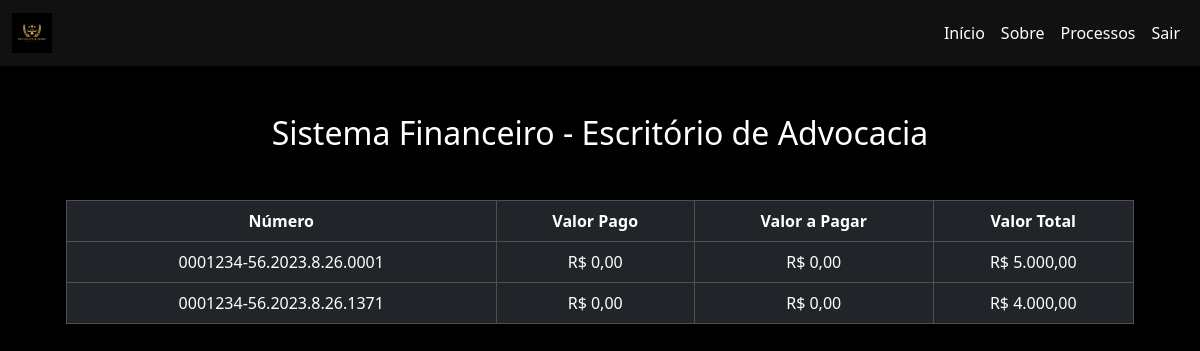
The page /Site/financeiro.php (signed in) on the database its author committed.
### tables this page shows
CREATE TABLE IF NOT EXISTS processos (
    processo_id INT AUTO_INCREMENT PRIMARY KEY,
    numero_processo VARCHAR(50) UNIQUE NOT NULL,
    cliente_id INT NOT NULL,
    valor_total DECIMAL(10, 2) DEFAULT 0.00,
    valor_pago DECIMAL(10, 2) DEFAULT 0.00,
    valor_a_pagar DECIMAL(10, 2) DEFAULT 0.00,
    pendencias DECIMAL(10, 2) DEFAULT 0.00,
    FOREIGN KEY (cliente_id) REFERENCES clientes(cliente_id)
);

### PHP/processos.php (called while the page is built, shortened)
<?php
require_once __DIR__ . '\classes\Processo.php';
$usuario = $_SESSION['usuario'] ?? null;
$processoObj = new Processo();
if ($usuario) {
    if (in_array($usuario['tipo'], ['Administrador', 'Advogado'])) {
        $processos = $processoObj->listarTodos();
    } elseif ($usuario['tipo'] === 'Cliente') {
        $processos = $processoObj->buscarPorCliente((int)$usuario['id']);
    }
}
?>

### PHP/classes/DB.php (called while the page is built, shortened)
<?php
class Database {
    private function conectar(): void {
        try {
            $this->conexao = new PDO(
                "mysql:host={$this->host};dbname={$this->dbname}",
                $this->usuario_db,
                $this->senha_db
            );
        } catch (PDOException $e) {
            die("Erro de conexão: " . $e->getMessage());
        }
    }
}

### PHP/classes/Processo.php (called while the page is built, shortened)
<?php
require_once __DIR__ . '\DB.php';
class Processo extends Database {
    private string $tabela = 'processos';
    public function buscarPorCliente(int $clienteId): array {
        $sql = "SELECT * FROM {$this->tabela} WHERE cliente_id = :cliente_id";
        $stmt = $this->conexao->prepare($sql);
        $stmt->bindParam(':cliente_id', $clienteId, PDO::PARAM_INT);
        $stmt->execute();
        return $stmt->fetchAll(PDO::FETCH_ASSOC);
    }
}

### Site/financeiro.php (the view, shortened to what this page needs)
<?php
require_once __DIR__ . ('PHP\processos.php');
?>
<!DOCTYPE html>
<html lang="pt-BR">
<head>
  <link href="https://cdn.jsdelivr.net/npm/bootstrap@5.3.2/dist/css/bootstrap.min.css" rel="stylesheet">
</head>
<body>
  <nav class="navbar navbar-expand-lg">
    <div class="container-fluid">
      <a class="navbar-brand" href="#">
        <img src="img/Logo.png" alt="Logo" class="logo">
      </a>
      <div class="collapse navbar-collapse" id="navbarNav">
        <ul class="navbar-nav ms-auto">
          <li class="nav-item"><a class="nav-link active" href="index.php">Início</a></li>
          <li class="nav-item"><a class="nav-link" href="sobre.html">Sobre</a></li>
          <li class="nav-item"><a class="nav-link" href="cliente.php">Processos</a></li>
          <li class="nav-item"><a class="nav-link" href="PHP\logout.php">Sair</a></li>
        </ul>
      </div>
    </div>
  </nav>
  <div class="container mt-5">
    <h2 class="mb-4 text-center text-gold">Sistema Financeiro - Escritório de Advocacia</h2>
    <main class="container">
  <?php if (in_array($usuario['tipo'], ['Advogado', 'Administrador'])): ?>
    <table class="table table-bordered table-dark table-hover text-center">
      <thead>
        <tr>
          <th>Número</th>
          <th>Cliente</th>
          <th>Valor Pago</th>
          <th>Valor a Pagar</th>
          <th>Valor Total</th>
        </tr>
      </thead>
      <tbody>
        <?php foreach ($processos as $proc): ?>
          <tr>
            <td><?= htmlspecialchars($proc['numero_processo']) ?></td>
            <td><?= htmlspecialchars($proc['nome']) ?></td>
            <td>R$ <?= number_format($proc['valor_pago'], 2, ',', '.') ?></td>
            <td>R$ <?= number_format($proc['valor_a_pagar'], 2, ',', '.') ?></td>
            <td>R$ <?= number_format($proc['valor_total'], 2, ',', '.') ?></td>
          </tr>
        <?php endforeach; ?>
      </tbody>
    </table>
  <?php else: ?>
  <div class="container mt-5">
  <?php if (empty($processos)): ?>
    <p class="text-muted">Você não possui processos registrados.</p>
  <?php else: ?>
    <table class="table table-bordered table-dark table-hover text-center align-middle">
      <thead>
        <tr>
          <th>Número</th>
          <th>Valor Pago</th>
          <th>Valor a Pagar</th>
          <th>Valor Total</th>
        </tr>
      </thead>
      <tbody>
        <?php foreach ($processos as $proc): ?>
          <tr>
            <td><?= htmlspecialchars($proc['numero_processo']) ?></td>
            <td>R$ <?= number_format($proc['valor_pago'], 2, ',', '.') ?></td>
            <td>R$ <?= number_format($proc['valor_a_pagar'], 2, ',', '.') ?></td>
            <td>R$ <?= number_format($proc['valor_total'], 2, ',', '.') ?></td>
          </tr>
        <?php endforeach; ?>
      </tbody>
    </table>
    </div>
  <?php endif; ?>
<?php endif; ?>
      </div>
</body>
</html>

### Site/financeiro.php (style rules this page uses)
body { background-color: #000; color: #fff; }
.logo { height: 40px; }
.table { color: #fff; }
.table thead { background-color: #333; }
.navbar, .navbar-brand, .nav-link { color: #fff !important; }
.navbar { background-color: #111; }

### rows shown on the page
processos: numero_processo "0001234-56.2023.8.26.0001", valor_pago "0,00", valor_a_pagar "0,00", valor_total "5.000,00"
processos: numero_processo "0001234-56.2023.8.26.1371", valor_pago "0,00", valor_a_pagar "0,00", valor_total "4.000,00"
